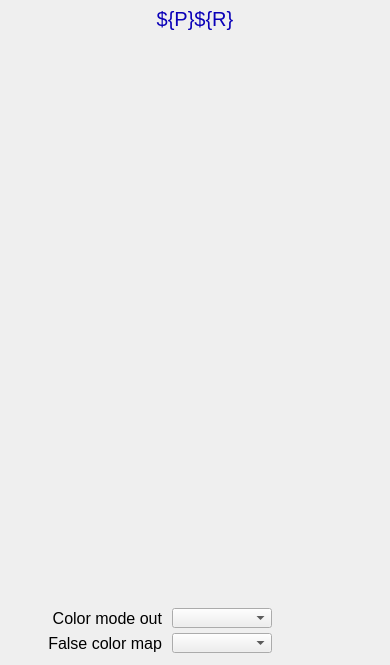
<?xml version="1.0" ?>
<ui version="4.0">
  <class>Dialog</class>
  <widget class="PyDMFrame" name="screen">
    <property name="geometry">
      <rect>
        <x>193</x>
        <y>91</y>
        <width>390</width>
        <height>665</height>
      </rect>
    </property>
    <property name="minimumSize">
      <size>
        <width>390</width>
        <height>665</height>
      </size>
    </property>
    <property name="styleSheet">
      <string notr="true">PyDMFrame#screen {
  color: rgb(0, 0, 0);
  background-color: rgb(187, 187, 187);
  }</string>
    </property>
    <property name="windowTitle">
      <string>NDColorConvert</string>
    </property>
    <layout class="QGridLayout" name="gridLayout" columnstretch="5,7,10,140,10,100,6,100,7,5" rowstretch="5,1,24,1,9,555,5,8,1,18,1,5,1,18,1,7,5">
      <property name="leftMargin">
        <number>0</number>
      </property>
      <property name="topMargin">
        <number>0</number>
      </property>
      <property name="rightMargin">
        <number>0</number>
      </property>
      <property name="bottomMargin">
        <number>0</number>
      </property>
      <property name="horizontalSpacing">
        <number>0</number>
      </property>
      <property name="verticalSpacing">
        <number>0</number>
      </property>
      <item row="1" column="0" rowspan="2" colspan="10">
        <widget class="PyDMDrawingRectangle" name="rectangle">
          <property name="geometry">
            <rect>
              <x>0</x>
              <y>5</y>
              <width>390</width>
              <height>25</height>
            </rect>
          </property>
          <property name="sizePolicy">
            <sizepolicy hsizetype="Ignored" vsizetype="Ignored">
              <horstretch>0</horstretch>
              <verstretch>0</verstretch>
            </sizepolicy>
          </property>
          <property name="brush" stdset="0">
            <brush brushstyle="SolidPattern">
              <color alpha="255">
                <red>218</red>
                <green>218</green>
                <blue>218</blue>
              </color>
            </brush>
          </property>
          <property name="penStyle" stdset="0">
            <enum>Qt::SolidLine</enum>
          </property>
          <property name="penColor" stdset="0">
            <color>
              <red>218</red>
              <green>218</green>
              <blue>218</blue>
            </color>
          </property>
          <property name="penWidth" stdset="0">
            <double>0</double>
          </property>
          <property name="penCapStyle" stdset="0">
            <enum>Qt::FlatCap</enum>
          </property>
          <property name="toolTip">
            <string>rectangle</string>
          </property>
        </widget>
      </item>
      <item row="2" column="0" rowspan="2" colspan="10">
        <widget class="QLabel" name="text">
          <property name="geometry">
            <rect>
              <x>0</x>
              <y>6</y>
              <width>390</width>
              <height>25</height>
            </rect>
          </property>
          <property name="sizePolicy">
            <sizepolicy hsizetype="Ignored" vsizetype="Ignored">
              <horstretch>0</horstretch>
              <verstretch>0</verstretch>
            </sizepolicy>
          </property>
          <property name="text">
            <string>${P}${R}</string>
          </property>
          <property name="font">
            <font>
              <pointsize>15</pointsize>
            </font>
          </property>
          <property name="brush" stdset="0">
            <brush brushstyle="SolidPattern">
              <color alpha="255">
                <red>10</red>
                <green>0</green>
                <blue>184</blue>
              </color>
            </brush>
          </property>
          <property name="toolTip">
            <string>text</string>
          </property>
          <property name="alignment">
            <set>Qt::AlignCenter</set>
          </property>
          <property name="styleSheet">
            <string notr="true">QLabel#text {
  color: rgb(10, 0, 184);
  }</string>
          </property>
        </widget>
      </item>
      <item row="5" column="1" colspan="8">
        <widget class="PyDMEmbeddedDisplay" name="composite">
          <property name="geometry">
            <rect>
              <x>5</x>
              <y>40</y>
              <width>380</width>
              <height>555</height>
            </rect>
          </property>
          <property name="sizePolicy">
            <sizepolicy hsizetype="Ignored" vsizetype="Ignored">
              <horstretch>0</horstretch>
              <verstretch>0</verstretch>
            </sizepolicy>
          </property>
          <property name="toolTip">
            <string>composite</string>
          </property>
          <property name="filename" stdset="0">
            <string>NDPluginBase.ui</string>
          </property>
        </widget>
      </item>
      <item row="7" column="1" rowspan="9" colspan="8">
        <widget class="PyDMDrawingRectangle" name="rectangle_1">
          <property name="geometry">
            <rect>
              <x>5</x>
              <y>600</y>
              <width>380</width>
              <height>60</height>
            </rect>
          </property>
          <property name="sizePolicy">
            <sizepolicy hsizetype="Ignored" vsizetype="Ignored">
              <horstretch>0</horstretch>
              <verstretch>0</verstretch>
            </sizepolicy>
          </property>
          <property name="brush" stdset="0">
            <brush brushstyle="NoBrush">
              <color alpha="255">
                <red>0</red>
                <green>0</green>
                <blue>0</blue>
              </color>
            </brush>
          </property>
          <property name="penStyle" stdset="0">
            <enum>Qt::SolidLine</enum>
          </property>
          <property name="penColor" stdset="0">
            <color>
              <red>0</red>
              <green>0</green>
              <blue>0</blue>
            </color>
          </property>
          <property name="penWidth" stdset="0">
            <double>1</double>
          </property>
          <property name="penCapStyle" stdset="0">
            <enum>Qt::FlatCap</enum>
          </property>
          <property name="toolTip">
            <string>rectangle_1</string>
          </property>
        </widget>
      </item>
      <item row="8" column="3" rowspan="3">
        <widget class="QLabel" name="text_1">
          <property name="geometry">
            <rect>
              <x>22</x>
              <y>608</y>
              <width>140</width>
              <height>20</height>
            </rect>
          </property>
          <property name="sizePolicy">
            <sizepolicy hsizetype="Ignored" vsizetype="Ignored">
              <horstretch>0</horstretch>
              <verstretch>0</verstretch>
            </sizepolicy>
          </property>
          <property name="text">
            <string>Color mode out</string>
          </property>
          <property name="font">
            <font>
              <pointsize>12</pointsize>
            </font>
          </property>
          <property name="brush" stdset="0">
            <brush brushstyle="SolidPattern">
              <color alpha="255">
                <red>0</red>
                <green>0</green>
                <blue>0</blue>
              </color>
            </brush>
          </property>
          <property name="toolTip">
            <string>text_1</string>
          </property>
          <property name="alignment">
            <set>Qt::AlignRight|Qt::AlignTrailing|Qt::AlignVCenter</set>
          </property>
          <property name="styleSheet">
            <string notr="true">QLabel#text_1 {
  color: rgb(0, 0, 0);
  }</string>
          </property>
        </widget>
      </item>
      <item row="8" column="5" rowspan="3">
        <widget class="PyDMEnumComboBox" name="menu">
          <property name="geometry">
            <rect>
              <x>172</x>
              <y>608</y>
              <width>100</width>
              <height>20</height>
            </rect>
          </property>
          <property name="sizePolicy">
            <sizepolicy hsizetype="Ignored" vsizetype="Ignored">
              <horstretch>0</horstretch>
              <verstretch>0</verstretch>
            </sizepolicy>
          </property>
          <property name="toolTip">
            <string>${P}${R}ColorModeOut</string>
          </property>
          <property name="channel" stdset="0">
            <string>ca://${P}${R}ColorModeOut</string>
          </property>
          <property name="font">
            <font>
              <pointsize>12</pointsize>
            </font>
          </property>
          <property name="styleSheet">
            <string notr="true">PyDMEnumComboBox#menu {
  color: rgb(0, 0, 0);
  background-color: rgb(115, 223, 255);
  }</string>
          </property>
        </widget>
      </item>
      <item row="9" column="7">
        <widget class="PyDMLabel" name="text_update">
          <property name="geometry">
            <rect>
              <x>278</x>
              <y>609</y>
              <width>100</width>
              <height>18</height>
            </rect>
          </property>
          <property name="sizePolicy">
            <sizepolicy hsizetype="Ignored" vsizetype="Ignored">
              <horstretch>0</horstretch>
              <verstretch>0</verstretch>
            </sizepolicy>
          </property>
          <property name="toolTip">
            <string>PV: ${P}${R}ColorModeOut_RBV</string>
          </property>
          <property name="channel" stdset="0">
            <string>ca://${P}${R}ColorModeOut_RBV</string>
          </property>
          <property name="displayFormat" stdset="0">
            <enum>PyDMLabel::String</enum>
          </property>
          <property name="font">
            <font>
              <pointsize>10</pointsize>
            </font>
          </property>
          <property name="alignment">
            <set>Qt::AlignLeading|Qt::AlignLeft|Qt::AlignVCenter</set>
          </property>
          <property name="textInteractionFlags">
            <set>Qt::TextSelectableByKeyboard|Qt::TextSelectableByMouse</set>
          </property>
          <property name="styleSheet">
            <string notr="true">PyDMLabel#text_update {
  color: rgb(10, 0, 184);
  background-color: rgb(187, 187, 187);
  }</string>
          </property>
        </widget>
      </item>
      <item row="12" column="2" rowspan="3" colspan="2">
        <widget class="QLabel" name="text_2">
          <property name="geometry">
            <rect>
              <x>12</x>
              <y>633</y>
              <width>150</width>
              <height>20</height>
            </rect>
          </property>
          <property name="sizePolicy">
            <sizepolicy hsizetype="Ignored" vsizetype="Ignored">
              <horstretch>0</horstretch>
              <verstretch>0</verstretch>
            </sizepolicy>
          </property>
          <property name="text">
            <string>False color map</string>
          </property>
          <property name="font">
            <font>
              <pointsize>12</pointsize>
            </font>
          </property>
          <property name="brush" stdset="0">
            <brush brushstyle="SolidPattern">
              <color alpha="255">
                <red>0</red>
                <green>0</green>
                <blue>0</blue>
              </color>
            </brush>
          </property>
          <property name="toolTip">
            <string>text_2</string>
          </property>
          <property name="alignment">
            <set>Qt::AlignRight|Qt::AlignTrailing|Qt::AlignVCenter</set>
          </property>
          <property name="styleSheet">
            <string notr="true">QLabel#text_2 {
  color: rgb(0, 0, 0);
  }</string>
          </property>
        </widget>
      </item>
      <item row="12" column="5" rowspan="3">
        <widget class="PyDMEnumComboBox" name="menu_1">
          <property name="geometry">
            <rect>
              <x>172</x>
              <y>633</y>
              <width>100</width>
              <height>20</height>
            </rect>
          </property>
          <property name="sizePolicy">
            <sizepolicy hsizetype="Ignored" vsizetype="Ignored">
              <horstretch>0</horstretch>
              <verstretch>0</verstretch>
            </sizepolicy>
          </property>
          <property name="toolTip">
            <string>${P}${R}FalseColor</string>
          </property>
          <property name="channel" stdset="0">
            <string>ca://${P}${R}FalseColor</string>
          </property>
          <property name="font">
            <font>
              <pointsize>12</pointsize>
            </font>
          </property>
          <property name="styleSheet">
            <string notr="true">PyDMEnumComboBox#menu_1 {
  color: rgb(0, 0, 0);
  background-color: rgb(115, 223, 255);
  }</string>
          </property>
        </widget>
      </item>
      <item row="13" column="7">
        <widget class="PyDMLabel" name="text_update_1">
          <property name="geometry">
            <rect>
              <x>278</x>
              <y>634</y>
              <width>100</width>
              <height>18</height>
            </rect>
          </property>
          <property name="sizePolicy">
            <sizepolicy hsizetype="Ignored" vsizetype="Ignored">
              <horstretch>0</horstretch>
              <verstretch>0</verstretch>
            </sizepolicy>
          </property>
          <property name="toolTip">
            <string>PV: ${P}${R}FalseColor_RBV</string>
          </property>
          <property name="channel" stdset="0">
            <string>ca://${P}${R}FalseColor_RBV</string>
          </property>
          <property name="displayFormat" stdset="0">
            <enum>PyDMLabel::String</enum>
          </property>
          <property name="font">
            <font>
              <pointsize>10</pointsize>
            </font>
          </property>
          <property name="alignment">
            <set>Qt::AlignLeading|Qt::AlignLeft|Qt::AlignVCenter</set>
          </property>
          <property name="textInteractionFlags">
            <set>Qt::TextSelectableByKeyboard|Qt::TextSelectableByMouse</set>
          </property>
          <property name="styleSheet">
            <string notr="true">PyDMLabel#text_update_1 {
  color: rgb(10, 0, 184);
  background-color: rgb(187, 187, 187);
  }</string>
          </property>
        </widget>
      </item>
    </layout>
    <zorder>rectangle</zorder>
    <zorder>text</zorder>
    <zorder>composite</zorder>
    <zorder>rectangle_1</zorder>
    <zorder>text_1</zorder>
    <zorder>menu</zorder>
    <zorder>text_update</zorder>
    <zorder>text_2</zorder>
    <zorder>menu_1</zorder>
    <zorder>text_update_1</zorder>
  </widget>
  <customwidgets>
    <customwidget>
      <class>PyDMDrawingRectangle</class>
      <extends>QWidget</extends>
      <header>pydm.widgets.drawing</header>
    </customwidget>
    <customwidget>
      <class>PyDMLabel</class>
      <extends>QLabel</extends>
      <header>pydm.widgets.label</header>
    </customwidget>
    <customwidget>
      <class>PyDMEmbeddedDisplay</class>
      <extends>QFrame</extends>
      <header>pydm.widgets.embedded_display</header>
    </customwidget>
    <customwidget>
      <class>PyDMEnumComboBox</class>
      <extends>QComboBox</extends>
      <header>pydm.widgets.enum_combo_box</header>
    </customwidget>
    <customwidget>
      <class>PyDMFrame</class>
      <extends>QFrame</extends>
      <header>pydm.widgets.frame</header>
    </customwidget>
  </customwidgets>
</ui>
